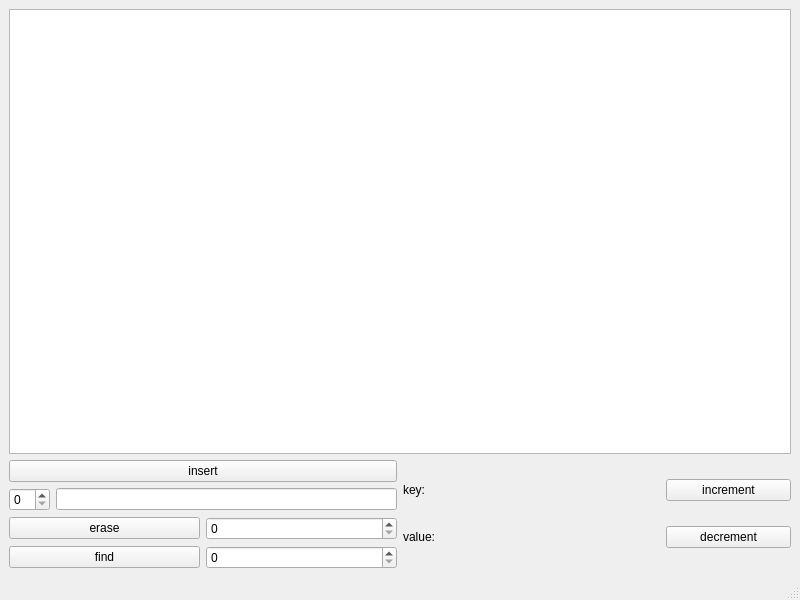
<?xml version="1.0" encoding="UTF-8"?>
<ui version="4.0">
 <class>MainWindow</class>
 <widget class="QMainWindow" name="MainWindow">
  <property name="geometry">
   <rect>
    <x>0</x>
    <y>0</y>
    <width>800</width>
    <height>600</height>
   </rect>
  </property>
  <property name="windowTitle">
   <string>MainWindow</string>
  </property>
  <widget class="QWidget" name="centralwidget">
   <layout class="QVBoxLayout" name="verticalLayout">
    <item>
     <widget class="QListWidget" name="listWidget"/>
    </item>
    <item>
     <layout class="QHBoxLayout" name="horizontalLayout">
      <item>
       <layout class="QGridLayout" name="gridLayout_2">
        <item row="0" column="0" colspan="2">
         <layout class="QGridLayout" name="gridLayout">
          <item row="0" column="0" colspan="2">
           <widget class="QPushButton" name="pushButton">
            <property name="text">
             <string>insert</string>
            </property>
           </widget>
          </item>
          <item row="1" column="0">
           <widget class="QSpinBox" name="spinBox"/>
          </item>
          <item row="1" column="1">
           <widget class="QLineEdit" name="lineEdit"/>
          </item>
         </layout>
        </item>
        <item row="1" column="0">
         <widget class="QPushButton" name="pushButton_2">
          <property name="text">
           <string>erase</string>
          </property>
         </widget>
        </item>
        <item row="1" column="1">
         <widget class="QSpinBox" name="spinBox_2"/>
        </item>
        <item row="2" column="0">
         <widget class="QPushButton" name="pushButton_3">
          <property name="text">
           <string>find</string>
          </property>
         </widget>
        </item>
        <item row="2" column="1">
         <widget class="QSpinBox" name="spinBox_3"/>
        </item>
       </layout>
      </item>
      <item>
       <layout class="QGridLayout" name="gridLayout_3">
        <item row="0" column="0">
         <widget class="QLabel" name="label_2">
          <property name="text">
           <string>key:</string>
          </property>
         </widget>
        </item>
        <item row="0" column="1">
         <widget class="QLabel" name="label_3">
          <property name="text">
           <string/>
          </property>
         </widget>
        </item>
        <item row="1" column="1">
         <widget class="QLabel" name="label_5">
          <property name="text">
           <string/>
          </property>
         </widget>
        </item>
        <item row="1" column="2">
         <widget class="QPushButton" name="pushButton_5">
          <property name="text">
           <string>decrement</string>
          </property>
         </widget>
        </item>
        <item row="1" column="0">
         <widget class="QLabel" name="label_4">
          <property name="text">
           <string>value:</string>
          </property>
         </widget>
        </item>
        <item row="0" column="2">
         <widget class="QPushButton" name="pushButton_4">
          <property name="text">
           <string>increment</string>
          </property>
         </widget>
        </item>
       </layout>
      </item>
     </layout>
    </item>
   </layout>
  </widget>
  <widget class="QMenuBar" name="menubar">
   <property name="geometry">
    <rect>
     <x>0</x>
     <y>0</y>
     <width>800</width>
     <height>25</height>
    </rect>
   </property>
  </widget>
  <widget class="QStatusBar" name="statusbar"/>
 </widget>
 <resources/>
 <connections/>
</ui>
